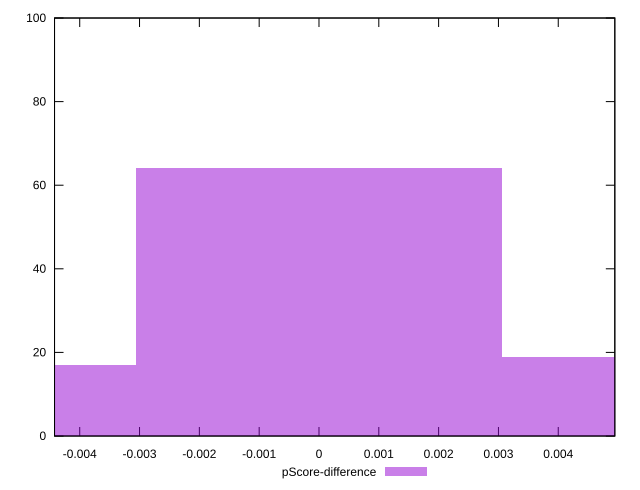

This chart was generated by the following gnuplot code:
reset

$pScoreDifference <<EOF
0 64
0.0061028916647523895 19
-0.0061028916647523895 17
EOF

set key outside below
set boxwidth 0.0061028916647523895
set xrange [-0.004421054947935099:0.004945674742037498]
set yrange [0:100]
set trange [0:100]
set style fill transparent solid 0.5 noborder
set terminal svg size 640, 490 enhanced background rgb 'white'
set output "reprap/first-meaningful-paint/samples/pages/pScore-difference/histogram.svg"

plot $pScoreDifference title "pScore-difference" with boxes

reset
